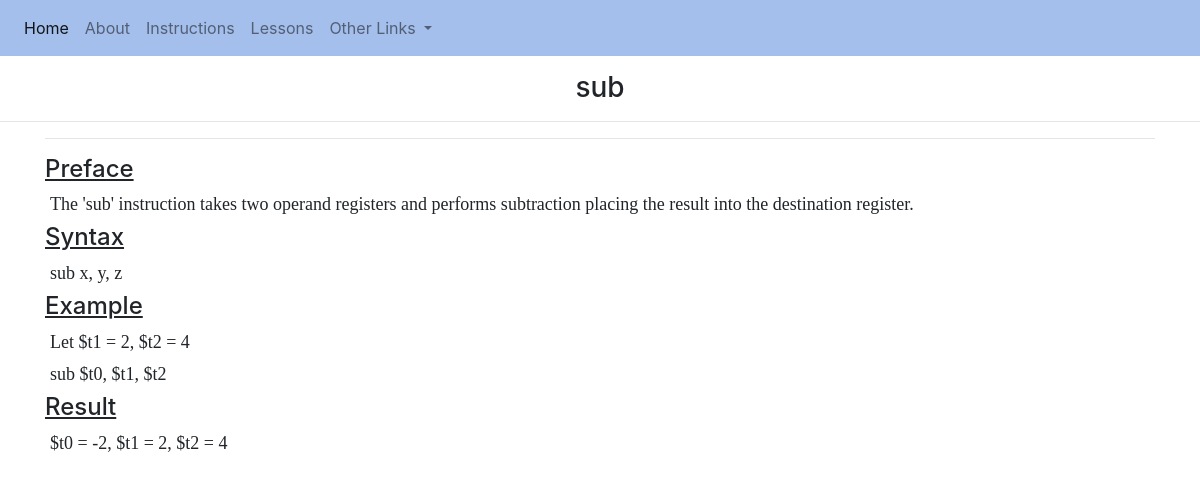
/instruction/sub, run on the app's committed database.
### mips/models.py (models this page shows)
class Instruction(models.Model):
	instruction_id = models.AutoField(primary_key=True)			#Auto increments (identity(1,1))
	instruction_name = models.CharField(max_length=75, unique=True)
	class Meta:
		verbose_name = "Instruction"
		verbose_name_plural = "Instructions"

class InstructionParagraph(models.Model):
	instruction = models.ForeignKey(Instruction, on_delete=models.CASCADE)
	paragraph = models.TextField()
	paragraph_types = [('Preface', 'Preface'), ('Syntax', 'Syntax'), ('Example', 'Example'), ('Result', 'Result')]
	paragraph_type = models.CharField(max_length =50, choices=paragraph_types, default='Preface')
	ordering = models.IntegerField(default=0)
	class Meta:
		verbose_name = "Instruction Paragraph"
		verbose_name_plural = "Instruction Paragraphs"

### mips/views.py (the view)
# urls.py: path('instruction/<str:instruction_name>', instruction, name="instruction"),
def instruction(request, instruction_name='slug_not_found'):
	paragraph_dict, image_dict, object_dict = grab_instruction_data(instruction_name)
	instruction_paragraphs = convert_ordered_dict_to_list(paragraph_dict)
	paragraph_objects = convert_ordered_dict_to_list(object_dict)
	context = {
	"instruction_name": instruction_name,
	'instruction_paragraphs': instruction_paragraphs,
	'image_dict': image_dict,
	'paragraph_objects': paragraph_objects
	}
	return render(request, "mips/instruction-general.html", context)

### mips/views.py (called while the page is built)
def grab_instruction_data(instruction_name):
	paragraph_dict = {}
	image_dict = {}
	object_dict = {}
	instruction_obj = get_object_or_404(Instruction, instruction_name=instruction_name)
	instruction_paragraph_query = InstructionParagraph.objects.filter(instruction=instruction_obj)
	instruction_image_query = InstructionImage.objects.filter(instruction=instruction_obj)
	for instruction_paragraph in instruction_paragraph_query:
		paragraph_dict[instruction_paragraph.ordering] = instruction_paragraph.paragraph
		object_dict[instruction_paragraph.ordering] = instruction_paragraph
	for instruction_image in instruction_image_query:
		image_dict[instruction_image.ordering] = instruction_image.filepath
	return paragraph_dict, image_dict, object_dict

def convert_ordered_dict_to_list(ordered_dict):
	resulting_list = []
	counter = 0
	while counter < len(ordered_dict.keys()):
		if counter not in ordered_dict.keys():
			break
		resulting_list.append(ordered_dict[counter])
		counter += 1
	return resulting_list

### mips/templates/mips/instruction-general.html (shortened to what this page needs)
{% load static %}
<html>
<head>
	<link rel="stylesheet" href="https://stackpath.bootstrapcdn.com/bootstrap/4.3.1/css/bootstrap.min.css">
	<link rel="stylesheet" href="{% static 'mips/css/css.css' %}">
</head>
<body>
	{% include 'mips/navigation.html' %}
	<h3 class="text-center offset-top">{{instruction_name}}</h3>
	<hr>
	<article>
	<div class="container">
	<hr>
	<div class="row">
		<div class="col-lg-12 col-md-12 col-sm-12 col-xs-12">
		<h4><u>Preface</u></h4>
		{% for paragraph in paragraph_objects %}
			{% if paragraph.paragraph_type == "Preface" %}
				<p class="instruction-p" id="">{{paragraph.paragraph}}</p>
			{% endif %}
		{% endfor %}
		<h4><u>Syntax</u></h4>
		{% for paragraph in paragraph_objects %}
			{% if paragraph.paragraph_type == "Syntax" %}
				<p class="instruction-p" id="">{{paragraph.paragraph}}</p>
			{% endif %}
		{% endfor %}
		<h4><u>Example</u></h4>
		{% for paragraph in paragraph_objects %}
			{% if paragraph.paragraph_type == "Example" %}
				<p class="instruction-p" id="">{{paragraph.paragraph}}</p>
			{% endif %}
		{% endfor %}
		<h4><u>Result</u></h4>
		{% for paragraph in paragraph_objects %}
			{% if paragraph.paragraph_type == "Result" %}
				<p class="instruction-p" id="">{{paragraph.paragraph}}</p>
			{% endif %}
		{% endfor %}
		</div>
	</div>
	</div>
	</article>
</body>
</html>

### mips/static/mips/css/css.css (style rules this page uses)
.instruction-p { font-family: "Times New Roman"; font-size: 18px; margin: 5px; }
.offset-top { margin-top: 15px; }

### data on the page
Instruction: instruction_name "sub"
InstructionParagraph: paragraph "The 'sub' instruction takes two operand registers and performs subtraction placing the result into the destination register."
InstructionParagraph: paragraph "sub x, y, z"
InstructionParagraph: paragraph "Let $t1 = 2, $t2 = 4"
InstructionParagraph: paragraph "sub $t0, $t1, $t2"
InstructionParagraph: paragraph "$t0 = -2, $t1 = 2, $t2 = 4"
